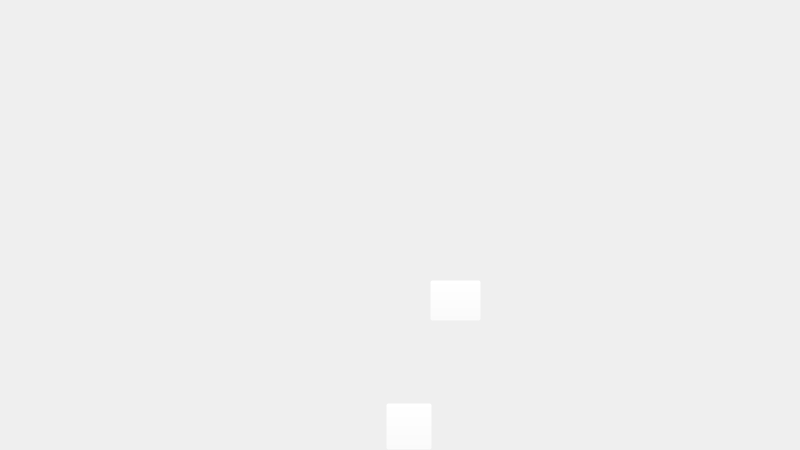
<?xml version="1.0" encoding="UTF-8"?>
<ui version="4.0">
 <class>MainWindow</class>
 <widget class="QMainWindow" name="MainWindow">
  <property name="geometry">
   <rect>
    <x>0</x>
    <y>0</y>
    <width>800</width>
    <height>450</height>
   </rect>
  </property>
  <property name="maximumSize">
   <size>
    <width>800</width>
    <height>450</height>
   </size>
  </property>
  <property name="windowTitle">
   <string>The Backrooms</string>
  </property>
  <widget class="QWidget" name="centralwidget">
   <widget class="QLabel" name="label">
    <property name="geometry">
     <rect>
      <x>0</x>
      <y>0</y>
      <width>801</width>
      <height>451</height>
     </rect>
    </property>
    <property name="text">
     <string/>
    </property>
    <property name="pixmap">
     <pixmap>../img/passwordDoor.png</pixmap>
    </property>
   </widget>
   <widget class="QLineEdit" name="senhaLe">
    <property name="geometry">
     <rect>
      <x>330</x>
      <y>330</y>
      <width>151</width>
      <height>31</height>
     </rect>
    </property>
    <property name="font">
     <font>
      <family>Arial</family>
      <pointsize>16</pointsize>
      <weight>75</weight>
      <bold>true</bold>
     </font>
    </property>
    <property name="styleSheet">
     <string notr="true">background-color: rgba(255, 255, 255, 0);
color: rgb(255, 255, 255);
border: none;</string>
    </property>
   </widget>
   <widget class="QPushButton" name="presssenhaBtn">
    <property name="geometry">
     <rect>
      <x>430</x>
      <y>280</y>
      <width>51</width>
      <height>41</height>
     </rect>
    </property>
    <property name="cursor">
     <cursorShape>PointingHandCursor</cursorShape>
    </property>
    <property name="styleSheet">
     <string notr="true">background-color: rgba(255, 255, 255, 0);</string>
    </property>
    <property name="text">
     <string/>
    </property>
   </widget>
   <widget class="QPushButton" name="backBtn">
    <property name="geometry">
     <rect>
      <x>386</x>
      <y>403</y>
      <width>46</width>
      <height>47</height>
     </rect>
    </property>
    <property name="cursor">
     <cursorShape>PointingHandCursor</cursorShape>
    </property>
    <property name="focusPolicy">
     <enum>Qt::StrongFocus</enum>
    </property>
    <property name="styleSheet">
     <string notr="true">background-color: rgba(255, 255, 255, 0);
</string>
    </property>
    <property name="text">
     <string/>
    </property>
    <property name="flat">
     <bool>false</bool>
    </property>
   </widget>
   <widget class="QLabel" name="arrowlb">
    <property name="geometry">
     <rect>
      <x>397</x>
      <y>410</y>
      <width>22</width>
      <height>32</height>
     </rect>
    </property>
    <property name="text">
     <string/>
    </property>
    <property name="pixmap">
     <pixmap>../img/image 24.png</pixmap>
    </property>
    <property name="scaledContents">
     <bool>true</bool>
    </property>
   </widget>
   <zorder>label</zorder>
   <zorder>senhaLe</zorder>
   <zorder>presssenhaBtn</zorder>
   <zorder>arrowlb</zorder>
   <zorder>backBtn</zorder>
  </widget>
 </widget>
 <resources/>
 <connections/>
</ui>
